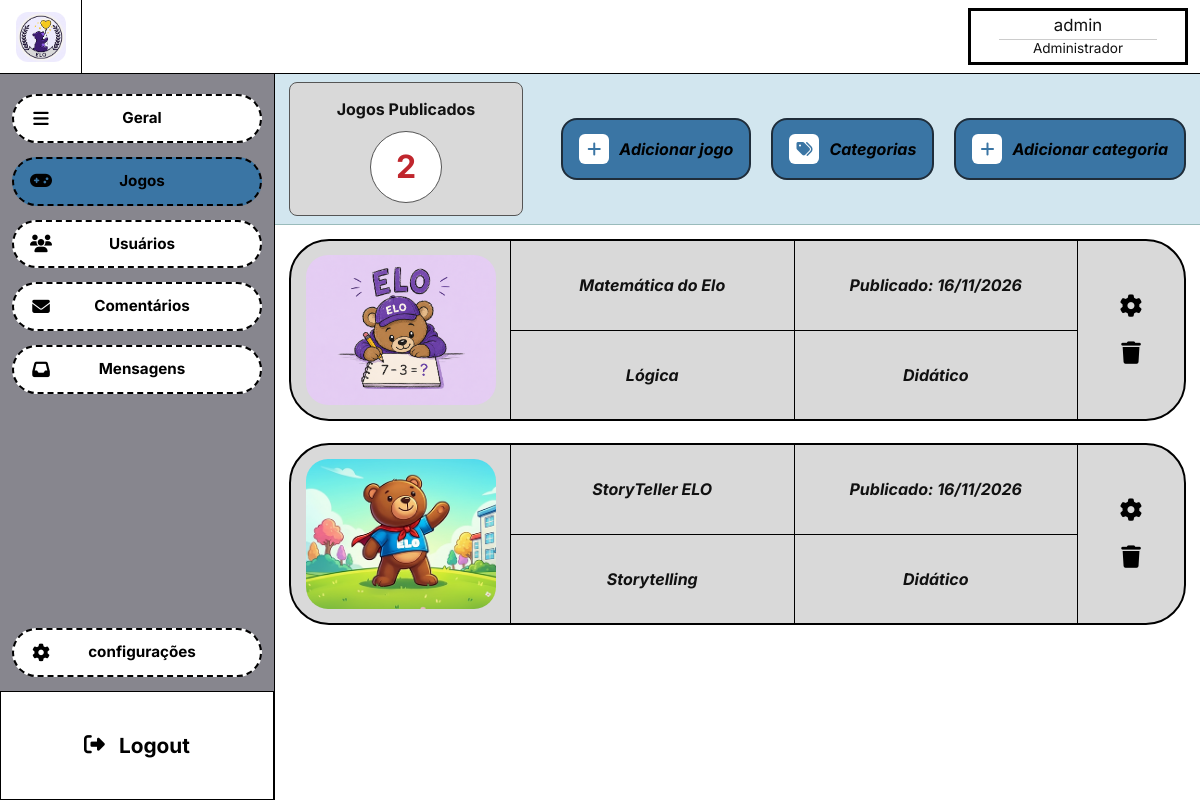
Page /index.php?controle=jogo&metodo=gerenciar (signed in) on the committed database.
### tables this page shows
CREATE TABLE IF NOT EXISTS jogos(
	id_jogo BIGINT UNSIGNED AUTO_INCREMENT PRIMARY KEY,
    nome VARCHAR(255) NOT NULL,
    finalidade VARCHAR(50) NOT NULL,
    categoria_id BIGINT UNSIGNED NOT NULL,
    descricao TEXT NOT NULL,
    faixa_etaria VARCHAR(30) NOT NULL,
    duracao_estimada VARCHAR(50) NOT NULL,
    img VARCHAR(255) NOT NULL,
    link VARCHAR(255) NOT NULL,
     

	 
	criado_em DATETIME DEFAULT CURRENT_TIMESTAMP,
    alterado_em DATETIME
		DEFAULT CURRENT_TIMESTAMP
        ON UPDATE CURRENT_TIMESTAMP,
	deletado_em DATETIME NULL,
    
	CONSTRAINT fk_jogos_tipo FOREIGN KEY (categoria_id)
		REFERENCES categorias(id_categoria)
        ON DELETE RESTRICT
        ON UPDATE CASCADE

);

CREATE TABLE IF NOT EXISTS categorias(
	id_categoria BIGINT UNSIGNED AUTO_INCREMENT PRIMARY KEY,
    nome VARCHAR(255) NOT NULL

);

### Controllers/JogoController.class.php (called while the page is built, shortened)
<?php
    require_once "Models/Conexao.class.php";
    require_once "Models/Categoria.class.php";
    require_once "Models/Jogo.class.php";
    require_once "Models/JogoDAO.class.php";
    class JogoController
    {
        public function gerenciar()
        {
            $jogos = (new JogoDAO())->buscarTodos();
            require_once "Views/jogos/gerenciar.php";
        }
    }
?>

### index.php (called while the page is built, shortened)
<?php
    require_once "Helpers/util.php";
    $metodo   = $_GET["metodo"] ?? "inicio";
    $obj = new $classe();
    $obj->$metodo();
?>

### Models/Conexao.class.php (called while the page is built)
<?php
    abstract class Conexao
    {
        public function __construct(protected $db = null)
        {
            $parametros = getenv("AC_DSN") ?: "mysql:host=localhost;dbname=amaral_carvalho;charset=utf8mb4";
            $usuario = getenv("AC_USER") !== false ? getenv("AC_USER") : "root";
            $senha = getenv("AC_PASS") !== false ? getenv("AC_PASS") : "";
            try
            {
                $this->db = new PDO($parametros, $usuario, $senha, array(
                    PDO::ATTR_ERRMODE => PDO::ERRMODE_EXCEPTION,
                    PDO::ATTR_DEFAULT_FETCH_MODE => PDO::FETCH_ASSOC
                ));
            }
            catch(PDOException $e)
            {
                die("Não foi possível conectar ao banco de dados. Tente mais tarde!");
            }
        }
    }
?>

### Models/JogoDAO.class.php (called while the page is built, shortened)
<?php
    class JogoDAO extends Conexao
    {
        private function hidratar($l)
        {
            return new Jogo(
                (int)$l["id_jogo"], $l["nome"], $l["finalidade"],
                new Categoria((int)$l["categoria_id"], $l["categoria_nome"]),
                $l["descricao"], $l["faixa_etaria"], $l["duracao_estimada"],
                $l["img"], $l["link"], $l["criado_em"],
                $l["media"] !== null ? round((float)$l["media"], 1) : null,
                (int)$l["total_avaliacoes"]
            );
        }
        public function buscarTodos($pesquisa = "", $categoriaId = 0)
        {
            $sql = self::BASE;
            $params = array();
            $sql .= " ORDER BY j.nome";
            try
            {
                $stm = $this->db->prepare($sql);
                $stm->execute($params);
                $jogos = array();
                foreach($stm->fetchAll() as $l) $jogos[] = $this->hidratar($l);
                return $jogos;
            }
            catch(PDOException $e){ return array(); }
        }
    }
?>

### Helpers/util.php (called while the page is built, shortened)
<?php
    function e($valor)
    {
        return htmlspecialchars((string)$valor, ENT_QUOTES, 'UTF-8');
    }
    function url($controle, $metodo, $params = array())
    {
        return "index.php?" . http_build_query(
            array_merge(array("controle" => $controle, "metodo" => $metodo), $params)
        );
    }
    function dataBR($data)
    {
        return $data ? date("d/m/Y", strtotime($data)) : "";
    }
?>

### Models/Jogo.class.php (called while the page is built, shortened)
<?php
    class Jogo
    {
        public function getId_jogo(){ return $this->id_jogo; }
        public function getNome(){ return $this->nome; }
        public function getFinalidade(){ return $this->finalidade; }
        public function getCategoria(){ return $this->categoria; }
        public function getImg(){ return $this->img; }
        public function getCriado_em(){ return $this->criado_em; }
    }
?>

### Models/Categoria.class.php (called while the page is built, shortened)
<?php
    class Categoria
    {
        public function getNome(){ return $this->nome; }
    }
?>

### Views/jogos/gerenciar.php (the view, shortened to what this page needs)
<?php $titulo = "Jogos"; $secao = "jogos"; require "Views/layout/admin_cabecalho.php"; ?>
<div class="adm-faixa">
    <div class="adm-stat">Jogos Publicados<div class="num"><?= count($jogos) ?></div></div>
    <div class="adm-acoes">
        <a class="adm-btn" href="<?= url("jogo", "inserir") ?>"><i class="fa-solid fa-plus"></i>Adicionar jogo</a>
        <a class="adm-btn" href="<?= url("categoria", "gerenciar") ?>"><i class="fa-solid fa-tags"></i>Categorias</a>
        <a class="adm-btn" href="<?= url("categoria", "inserir") ?>"><i class="fa-solid fa-plus"></i>Adicionar categoria</a>
    </div>
</div>
<div class="adm-conteudo">
<?php foreach($jogos as $j): ?>
    <div class="adm-jogo">
        <div class="capa"><img src="<?= e($j->getImg()) ?>" alt="<?= e($j->getNome()) ?>"></div>
        <div class="cel"><?= e($j->getNome()) ?></div>
        <div class="cel">Publicado: <?= e(dataBR($j->getCriado_em())) ?></div>
        <div class="cel"><?= e($j->getCategoria()->getNome()) ?></div>
        <div class="cel"><?= e($j->getFinalidade()) ?></div>
        <div class="engrenagem">
            <a href="<?= url("jogo", "editar", array("id" => $j->getId_jogo())) ?>" title="Editar"><i class="fa-solid fa-gear"></i></a>
            <form method="post" action="<?= url("jogo", "excluir") ?>" onsubmit="return confirm('Excluir o jogo <?= e(addslashes($j->getNome())) ?>?')">
                <button type="submit" title="Excluir"><i class="fa-solid fa-trash"></i></button>
            </form>
        </div>
    </div>
<?php endforeach; ?>
</div>
<?php require "Views/layout/admin_rodape.php"; ?>

### assets/css/styleAdmin.css (style rules this page uses)
:root { --adm-azul: #3a75a4; --adm-faixa: #d2e6ef; --adm-cinza: #d9d9d9; --adm-lateral: #87868e; --adm-vermelho: #c0262d; }
body.adm { background: #fff; display: block; min-height: 100vh; font-family: 'Inter', sans-serif; color: #111; }
.adm-faixa { background: var(--adm-faixa); border-bottom: 1px solid #9bb; padding: 8px 14px; display: flex; flex-wrap: wrap; gap: 14px; align-items: center; min-height: 150px; }
.adm-stat { background: var(--adm-cinza); border: 1px solid #555; border-radius: 8px; width: 234px; height: 134px; text-align: center; padding-top: 14px; font-weight: 700; }
.adm-stat .num { width: 72px; height: 72px; border-radius: 50%; background: #fff; border: 1px solid #555; margin: 10px auto 0; display: flex; align-items: center; justify-content: center; font-size: 2rem; color: var(--adm-vermelho); }
.adm-acoes { margin-left: auto; display: flex; flex-wrap: wrap; gap: 20px; align-items: center; }
.adm-btn { display: inline-flex; align-items: center; gap: 10px; background: var(--adm-azul); border: 2px solid #1f2d3a; border-radius: 16px; padding: 14px 16px; font-weight: 700; font-style: italic; color: #000; text-decoration: none; cursor: pointer; font-size: 1rem; }
.adm-btn i { background: #fff; color: var(--adm-azul); width: 30px; height: 30px; border-radius: 6px; display: inline-flex; align-items: center; justify-content: center; }
.adm-conteudo { padding: 14px; display: flex; flex-direction: column; gap: 22px; }
.adm-jogo { display: grid; grid-template-columns: 220px 1fr 1fr 106px; border: 2px solid #000; border-radius: 40px; overflow: hidden; background: var(--adm-cinza); }
.adm-jogo .capa { grid-row: 1 / 3; padding: 14px; display: flex; align-items: center; justify-content: center; border-right: 1px solid #000; }
.adm-jogo .capa img { width: 190px; height: 150px; object-fit: cover; border-radius: 22px; }
.adm-jogo .cel { display: flex; align-items: center; justify-content: center; font-weight: 700; font-style: italic; padding: 20px; border-bottom: 1px solid #000; border-right: 1px solid #000; text-align: center; }
.adm-jogo .cel:nth-child(n+4) { border-bottom: 0; }
.adm-jogo .engrenagem { grid-row: 1 / 3; grid-column: 4; display: flex; align-items: center; justify-content: center; gap: 12px; flex-direction: column; }
.adm-jogo .engrenagem a, .adm-jogo .engrenagem button { color: #000; background: none; border: 0; font-size: 1.4rem; cursor: pointer; }

### assets/css/styleExtra.css (style rules this page uses)
html, body { min-height: 100%; }
body { display: flex; flex-direction: column; min-height: 100vh; }

### rows in the picture
jogos: img (picture), nome "Matemática do Elo", criado_em "16/11/2026", categoria.nome "Lógica", finalidade "Didático"
jogos: img (picture), nome "StoryTeller ELO", criado_em "16/11/2026", categoria.nome "Storytelling", finalidade "Didático"

### other values in the picture
$_SESSION["nome"] "admin"
$texto "Geral Jogos Usuários Comentários Mensagens"
count($jogos) "2"
